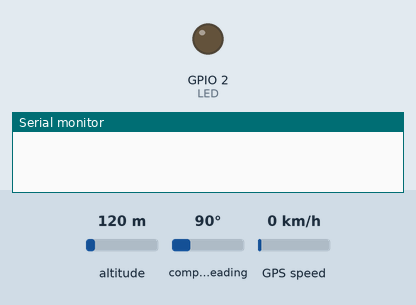
Recording of a sketch running on a simulated Seeed XIAO ESP32-C3. On the bench: output pins drawn as LEDs (lit = HIGH), the last lines printed to the serial monitor. The test bench sets the inputs (shaded band); at power-on: altitude 120 m, compass heading 90°, GPS speed 0 km/h. Storage starts empty; EEPROM starts erased; the GPS gets a fix after 3 s at 37.7749, -122.4194 with 8 satellites.

Above: at 0.0 s.
At 10.1 s:
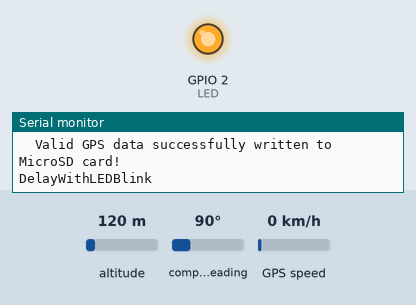
Timing chart, 0 to 45.0 s (numbered marks = the images above):
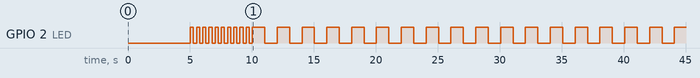

Measured:
- by itself, GPIO 2 (LED): goes 10 × (HIGH 0.25 s, LOW 0.25 s), 17 × (HIGH 1.0 s, LOW 1.0 s), then HIGH

The sketch:

GPSLogger_ESP32C3.ino
```cpp
// GPS Logger with XIAO ESP32-C3
// -----------------------------
//
// This is a very simple project that reads GPS data and then writes the data to a MicroSD card
// in a format that can be used to create custom GoogleMaps (https://www.google.com/maps/d/)
//
// LED Status:
//    Off         - No power, check battery
//    Constant on - Critical error, check if MicroSD card was inserted, otherwise perhaps some of the wires are not connected anymore
//    Fast blink  - No valid GPS data. This is not a critical error, since the GPS might still be trying to aquire satelites
//    Slow blink  - Everything is fine, we're getting and logging valid data!
//
// The purpose of the project was to find out where our cat is wondering around at night :-)
// Therefore, I tried to find the smallest and lighest hardware components to go around a cat collar
//
// Hardware                 | Size
// ----------------------------------
// BN-220 GPS               | 22mm x 20mm
// XIAO ESP32-C3            | 21mm x 17.5mm
// SPI MicroSD Card module  | 18mm x 18mm
// 160mAh Lipo battery      | 20mm x 20mm (Lasts about an hour with this setup)
// Red LED 2.5V 20mA        | Small :-)
// 1K ohm resistor          | Very small ;-D (I just need a dim LED blink at night, so 1K works fine)

// Writing to MicroSD card
#include "FS.h"
#include "SD.h"

// Reading GPS
#include <TinyGPSPlus.h>
#include <SoftwareSerial.h>

// Read/Write persistant data using EEPROM
#include <Preferences.h>
Preferences persistedData;

// BN-220 GPS
// Pin 1 - GRD (Black)
// Pin 2 - TX (White) Serial Data Output
// Pin 3 - RX (Green) Serial Data Input
// Pin 4 - 3.3V (Red)

// XIAO ESP32-C3 pins
// https://wiki.seeedstudio.com/XIAO_ESP32C3_Getting_Started/

// UART for connecting GPS
// GPI20  RX
// GPI21  TX

// SPI for connecting MicroSD
// GPIO8  SCK
// GPIO9  MISO
// GPIO10 MOSI

// By default SS (Chip Select) is defined as GPIO20 which is the same as RX. Since we're using RX for the GPS, redefine as GPIO7
#define SS 7

// Connect an LED to GPIO2
#define LED 2

// Path to data file on MicroSD card
String DataFilePath;

// Indicate critical errors with constant lit LED
bool bCriticalError = false;

// Indicate no valid GPS data with fast flasing LED
bool bValidGPSData = false;

// Software serial connection to the GPS device
SoftwareSerial softwareSerial(RX, TX);

// GPS
TinyGPSPlus GPS;
static const uint32_t GPSBaud = 9600;             // Baud rate for BN-220
static const int GPSDataSampleFrequency = 5000;   // Grab data every five seconds

// LED status blinking
static const int BlinkFast = 500;                 // Half a seconds
static const int BlinkSlow = 2000;                // Two seconds

// Optimize for battery life, so don't send any text over Serial if we don't need to
// Comment this define out if not connected to PC
#define DEBUG 1

#ifdef DEBUG
#define DebugPrintln(str) Serial.println(str)
#define DebugPrint(str) Serial.print(str)
#else
#define DebugPrintln(str)
#define DebugPrint(str)
#endif

// Turn LED on/off
static void SetLED(bool bOn)
{
  digitalWrite(LED, bOn ? HIGH : LOW);
}

// Initialize MicroSD card
static bool InitialilzeMicroSD()
{
  DebugPrintln("\nInitialilzeMicroSD");

  if (!SD.begin(SS))
  {
      DebugPrintln("  ERROR: MicroSD card mount failed!");
      return false;
  }

  DebugPrintln("  MicroSD card mount succeeded");

  uint8_t cardType = SD.cardType();
  if (cardType == CARD_NONE)
  {
    DebugPrintln("  ERROR: No MicroSD card inserted!");
    SD.end();
    return false;
  }

  DebugPrintln("  MicroSD card found");

  return true;
}

// Create a data file on the MicroSD
static bool CreateDataFile()
{
  DebugPrintln("\nCreateDataFile");

  // Construct data file with unique name using a counter in EEPROM
  persistedData.begin("GPSLogger", false);
  unsigned int fileCounter = persistedData.getUInt("FileCounter", 0);
  fileCounter++;
  persistedData.putUInt("FileCounter", fileCounter);
  persistedData.end();

  // Create CSV file to easily import into GoogleMaps
  DataFilePath = "/GPSLoggerData_" + String(fileCounter) + ".csv";

  fs::FS &fs = SD;
  File file = fs.open(DataFilePath.c_str(), FILE_WRITE);

  if (!file)
  {
    DebugPrintln("  ERROR: Failed to create data file!");
    return false;
  }

  // Write the file header
  if (!file.println("Longitude, Latitude, Altitude, Date, Time"))
  {
    DebugPrintln("  ERROR: Failed to write header to data file!");
    file.close();
    return false;
  }

#ifdef DEBUG
  Serial.printf("  Data file created successfully: %s\n", DataFilePath.c_str());
#endif

  return true;
}

// Log GPS data to the data file
static bool LogGPSData()
{
  DebugPrintln("\nLogGPSData");

  // Read data from GPS
  auto date = GPS.date;
  auto time = GPS.time;
  auto longitude = GPS.location.lng();
  auto latitude = GPS.location.lat();
  auto altitude = GPS.altitude.meters();

  // Check if we have valid data
   if (!date.isValid() || !time.isValid() || !GPS.location.isValid())
   {
     DebugPrintln("  ERROR: Invalid GPS data!");
     bValidGPSData = false;
     return false;
   }

  bValidGPSData = true;

  fs::FS &fs = SD;
  File file = fs.open(DataFilePath.c_str(), FILE_APPEND);
  if (!file)
  {
    DebugPrintln("  ERROR: Failed to open file for appending data");
    return false;
  }

  String gpsData;
  char stringData[64];

  sprintf(stringData, "%f, %f, %f", longitude, latitude, altitude);
  gpsData = stringData + String(", ");

  sprintf(stringData, "%02d/%02d/%02d", date.month(), date.day(), date.year());
  gpsData += stringData + String(", ");

  sprintf(stringData, "%02d:%02d:%02d", time.hour(), time.minute(), time.second());
  gpsData += stringData + String("\r\n");

  DebugPrint(String("  ") + gpsData);

  if (!file.print(gpsData))
  {
    DebugPrintln("  ERROR: Failed to write data to file");
    file.close();
    return false;
  }

  file.close();

  DebugPrintln("  Valid GPS data successfully written to MicroSD card!");

  return true;
}

// This custom version of delay() ensures that the GPS object is being "fed"
static void SmartDelay(unsigned long delay)
{
  unsigned long start = millis();
  do
  {
    while (softwareSerial.available())
    {
      GPS.encode(softwareSerial.read());
    }
  } while ((millis() - start) < delay);
}

// Smart delay while blinking the LED
static void DelayWithLEDBlink(unsigned long delay, unsigned long blinkDelay)
{
  DebugPrintln("\nDelayWithLEDBlink");

  unsigned long start = millis();

  do
  {
    SetLED(true);
    SmartDelay(blinkDelay / 2.0);
    SetLED(false);
    SmartDelay(blinkDelay / 2.0);
  } while ((millis() - start) < delay);
}

void setup()
{
  bCriticalError = false;
  bValidGPSData = false;

  // Enable LED to indicate status
  pinMode(LED, OUTPUT);

  // Open hardware serial port to communicate with PC
#ifdef DEBUG
  {
    Serial.begin(115200);
    Serial.println("\nExecuting GPSLogger for ESP32 C3");
    Serial.println("\nHardware serial port connected!");
  }
#endif

  // Open software serial port to communicate with GPS
  {
    softwareSerial.begin(GPSBaud);
    DebugPrintln("Software serial port connected!");
  }

  if (!InitialilzeMicroSD())
  {
    bCriticalError = true;
    return;
  }

  if (!CreateDataFile())
  {
    bCriticalError = true;
    return;
  }

  // Let's wait a while to give the GPS some time to start up
  SmartDelay(5000);
}

void loop()
{
  // If there was a critical error, e.g. not finding a MicroSD card, then light up LED
  if (bCriticalError)
  {
    DebugPrintln("  Critical Error!");
    SetLED(true);
    SmartDelay(5000);

    bCriticalError = false;

    // Let's try to resolve critical erros, perhaps we just forgot to insert a Micro SD card
    if (!InitialilzeMicroSD())
    {
      bCriticalError = true;
      return;
    }

    if (!CreateDataFile())
    {
      bCriticalError = true;
      return;
    }
  }

  // Grab data only N milliseconds, and blink LED while waiting
  DelayWithLEDBlink(GPSDataSampleFrequency, bValidGPSData ? BlinkSlow : BlinkFast);

  // Log the GPS data
  LogGPSData();

  // If GPS didn't give data for 5 seconds, something is probably wrong
  if (millis() > 5000 && GPS.charsProcessed() < 10)
  {
    DebugPrintln("ERROR: No GPS data received. Check wiring.");
  }
}
```
